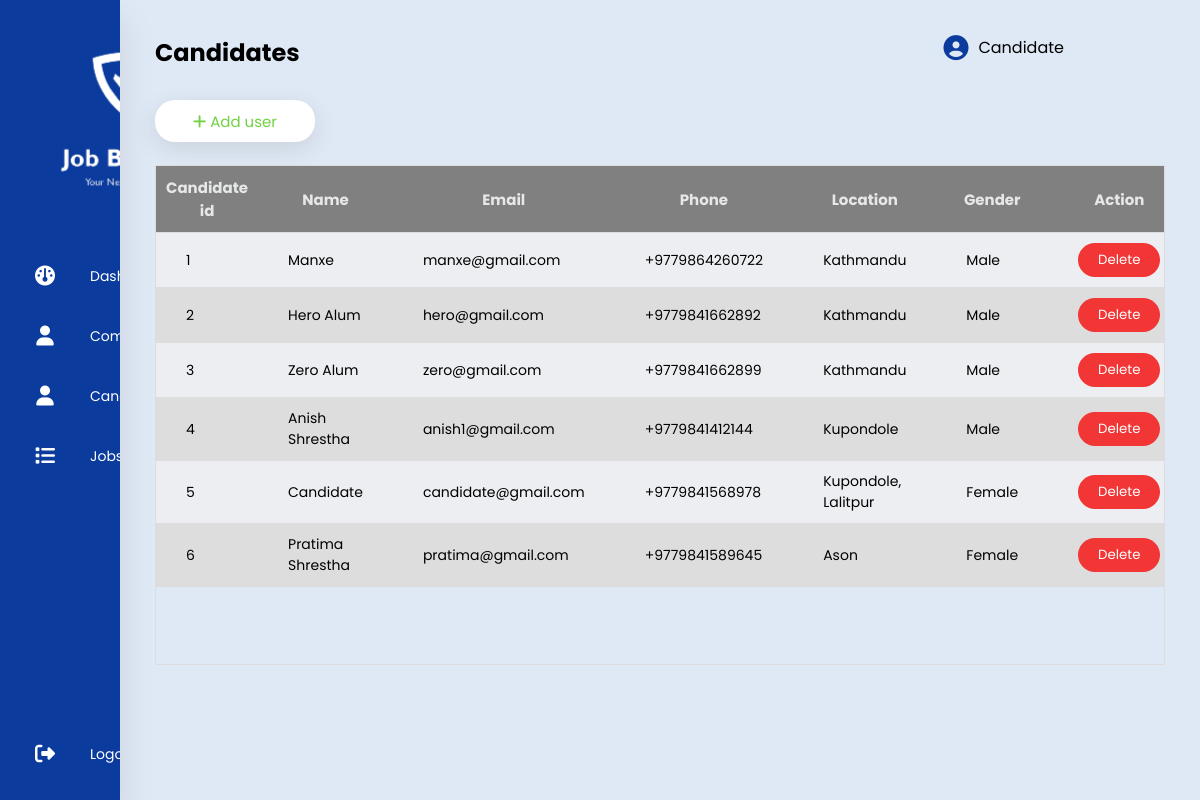
Page /candidate/ (signed in) on the committed database.
### user/models.py (models this page shows, shortened)
class CustomUser (AbstractBaseUser, PermissionsMixin):
    display_picture = models.ImageField(upload_to='images/user', help_text='Display picture containing a person or a logo.', null=True, blank=True)
    name = models.CharField(max_length=20, null=False)
    phone = PhoneNumberField(null=True, blank=True, unique=True)
    email = models.EmailField(_('email_address'), unique=True, max_length=200)
    location = models.CharField(max_length=30, null=True, blank=True)
    description =  models.CharField(max_length=900, null=True, blank=True)
    is_verified = models.BooleanField(default=False)
    is_active = models.BooleanField(default=False)
    is_staff = models.BooleanField(default=False)
    class UserType(models.IntegerChoices):
        ADMIN = 1, _('Admin'),
        COMPANY = 2, _('Company'),
        CANDIDATE = 3, _('Candidate')
    user_type = models.IntegerField(choices=UserType.choices, blank=True, null=True)
    USERNAME_FIELD = 'email'
    REQUIRED_FIELDS = ['name', 'phone', 'location',]
    objects = CustomUserManager()

class Candidate(models.Model):
    gender_selection = [('Male', 'Male'), ('Female', 'Female'), ('Others', 'Others')]
    pref_selection = [('Architechture/ Interior Designing', 'Architechture/ Interior Designing'),
                  ('IT & Telecommunication', 'IT & Telecommunication'),
                  ('Teaching/ Education', 'Teaching/ Education'),
                  ('NGO/ INGO', 'NGO/ INGO'),
                  ('Graphics/ Designing', 'Graphics/ Designing'),
                  ('Hospitality', 'Hospitality'),
                  ('Sales/ Public Relation', 'Sales/ Public Relation'),
                  ('Legal Services', 'Legal Services'),
                  ('Other', 'Other')]
    user = models.OneToOneField(CustomUser, on_delete=models.CASCADE)
    gender = models.CharField('Gender', max_length=8,
            choices=gender_selection, default='Male', null=False)
    preference = models.CharField('Preference', max_length=200,
            choices=pref_selection, default='Other', null=False)

### adminPanel/views.py (the view, shortened to what this page needs)
# urls.py: path('candidate/', addCandidate, name='candidate'),
@login_required(login_url='/')
def addCandidate(request):
    form = CustomUserForm
    cand_form = CandidateForm
    userData = CustomUser.objects.filter(user_type='3')
    candData = Candidate.objects.all()
    context = {
               'form': form,
               'cand_form': cand_form,
               'userData': userData,
               'candData': candData,
               'title': 'Candidates'
               }
    return render(request, 'candidate.html', context)

### templates/candidate.html (shortened to what this page needs)
{% extends 'main.html' %}
{% block content%}
<section class="main">
    <div class="main-top">
        <h1>{{title}}</h1>
        <div class="user-option">
            <i class="fas fa-circle-user"></i>
            <span>{{user.name}}</span>
        </div>
    </div>
            <div class="main-section">
                <div id="addButton">
                    <button class="add" onclick="openform()">
                      <i class="fas fa-add"></i>
                      <span>Add user</span>
                    </button>
                </div>
                <div class="header_fixed", id="table">
                    <table>
                        <thead>
                            <tr>
                                <th>Candidate id</th>
                                <th>Name</th>
                                <th>Email</th>
                                <th>Phone</th>
                                <th>Location</th>
                                <th>Gender</th>
                                <th>Action</th>
                            </tr>
                        </thead>
                        <tbody>
                            {% for sp in candData  %}
                            <tr>
                                <td>{{sp.id}}</td>
                                <td>{{sp.user.name}}</td>
                                <td>{{sp.user.email}}</td>
                                <td>{{sp.user.phone}}</td>
                                <td>{{sp.user.location}}</td>
                                <td>{{sp.gender}}</td>
                                <td><form action="{% url 'delete-user' sp.user.id %}" method="post">
                                  <input type="submit" value="Delete">
                                </form></td>
                            </tr>
                            {% endfor %}
                        </tbody>
                    </table>
                </div>
                            </section>
{% endblock content%}

### static/styles/mystyle.css (style rules this page uses)
* { margin: 0; padding: 0; outline: none; border: none; text-decoration: none; box-sizing: border-box; font-family: "Poppins", sans-serif; }
body { background-color: #dfe9f5; }
.main { position: relative; padding: 35px; width: 90%; }
.main-top { display: flex; width: 90%; justify-content: space-between; }
.main-top .user-option { display: flex; justify-content: space-between; }
.main-top i { margin-right: 10px; font-size: 25px; color: #0b3b9d; cursor: pointer; }
.main-section { display: flex; margin-top: 20px; }
table { width: 100%; border-collapse: collapse; }
.header_fixed { margin-top: 75px; max-height: 100vh; width: 100%; overflow: auto; border: 1px solid #dddddd; }
.header_fixed thead th { position: sticky; top: 0; background-color: grey; color: #e6e7e8; font-size: 15px; }
th { border-bottom: 1px solid #dddddd; padding: 10px 10px; font-size: 14px; }
td { border-bottom: 1px solid #dddddd; padding: 10px 30px; font-size: 14px; }
tr:nth-child(even) { background-color: #dddddd; }
tr:nth-child(odd) { background-color: #edeef1; }
td form input { border: none; padding: 7px 20px; border-radius: 20px; background-color: #f23535; color: #fff; cursor: pointer; }
#addButton { display: flex; justify-content: left; position: absolute ; top: 100px; }
.add { border-radius: 20px; background-color: #fff; height: 42px; font-size: 15px; color: #70D242; border: none; width: 160px; box-shadow: 0 7px 25px rgba(0, 0, 0, 0.1); cursor: pointer; }

### templates/main.html (style rules this page uses)
.header_fixed { height: 500px }

### rows in the picture
CustomUser: name "Candidate"
Candidate: id "1", user.name "Manxe", user.email "manxe@gmail.com", user.phone "+9779864260722", user.location "Kathmandu", gender "Male"
Candidate: id "2", user.name "Hero Alum", user.email "hero@gmail.com", user.phone "+9779841662892", user.location "Kathmandu", gender "Male"
Candidate: id "3", user.name "Zero Alum", user.email "zero@gmail.com", user.phone "+9779841662899", user.location "Kathmandu", gender "Male"
Candidate: id "4", user.name "Anish Shrestha", user.email "anish1@gmail.com", user.phone "+9779841412144", user.location "Kupondole", gender "Male"
Candidate: id "5", user.name "Candidate", user.email "candidate@gmail.com", user.phone "+9779841568978", user.location "Kupondole, Lalitpur", gender "Female"
Candidate: id "6", user.name "Pratima Shrestha", user.email "pratima@gmail.com", user.phone "+9779841589645", user.location "Ason", gender "Female"

### other values in the picture
{{ title }} "Candidates"
